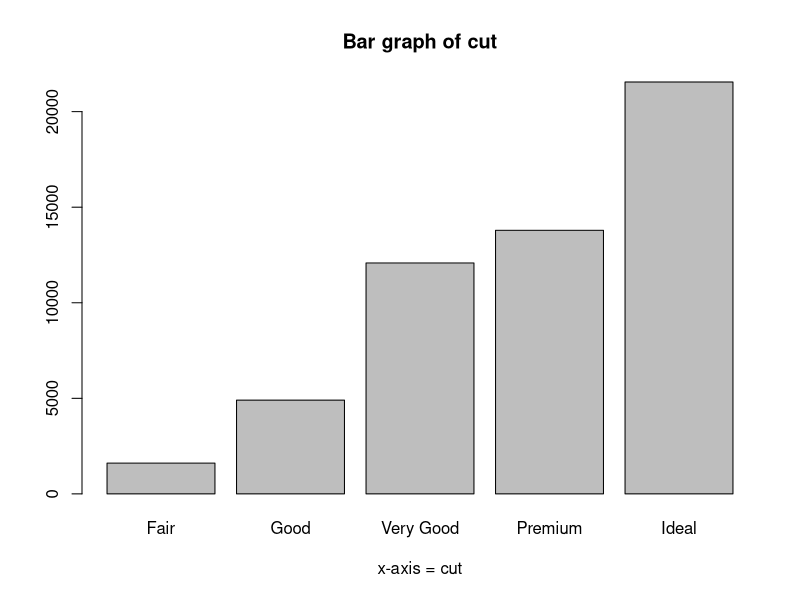
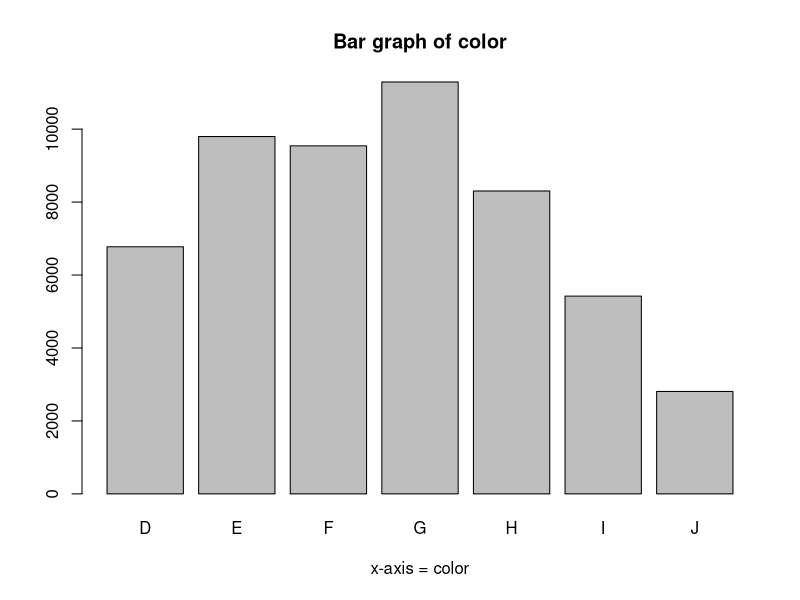
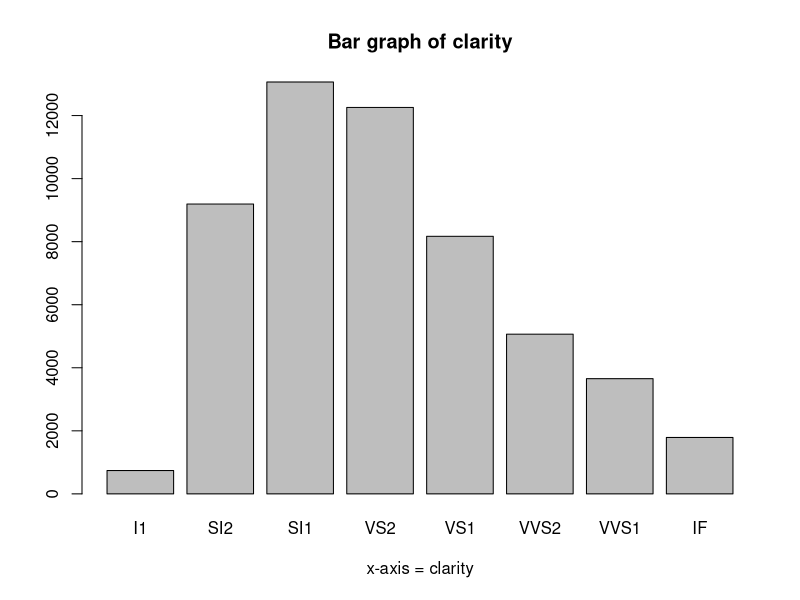

The R source for these figures, in order: (Note: this script raises an error after producing the figures.)
## ---- chunk 1

# First import data frames for diamonds and mtcars
require(ggplot2)
require(grid)
data(diamonds)
data(mtcars)
## ---- chunk 2

names(mtcars) # Shows the names in mtcars.
vs <-  mtcars[,c("vs")] # Pulls and assigns the column vector "vs" from empty cars to variable vs.
lenVs <- length(vs) # Finds the length of vs -- to use for the ratio.
lenOnesVs <- length(vs[vs == 1]) # Finds the length of the amount of 1's in vs. 
ratio1 <- lenOnesVs/lenVs # Finds ratio of 1's.
ratio0 <- (lenVs - lenOnesVs)/lenVs # Finds ratio of 0's.

# To extend the ratio to diamonds.
rowsDia <- nrow(diamonds) # Gives the number of rows in diamonds.
ratio1Dia <- round(ratio1*rowsDia) # Gives the ratio of rounded number of 1's that should be in diamonds.
ratio0Dia <- round(ratio0*rowsDia) # Gives the ratio of rounded number of 0's that should be in diamonds.

# Making logical vectors:
ones <- as.logical(rep(c(1), ratio1Dia)) # Creates a vector of 1's of size ratio1Dia; as.logical function converts the 1's to logical = True.
zeros <- as.logical(rep(c(0), ratio0Dia)) # Creates a vector of 0's of size ratio0Dia; as.logical function converts the 0's to logical = False.

# Create new logical column to add to diamonds df: 
newCol <- c(ones, zeros) # Creates the new column vector from the logical vectors: "ones" & "zeros"
diamonds$logicalCol <- newCol # Adds newCol to diamonds df.
# str(diamonds)

## ---- chunk 3
df <- diamonds # Assigns the variable df to the diamonds data frame. To use this code in general on any data frame, replace "diamonds" with the name of another data frame.

logic <- sapply(df, is.logical) # Built in sapply function applies a function over a list or a vector. Here we use sappply to apply the function 'is.logical' over the data frame. The function is.logical is a built in function that checks if a value is a logical.

fact <- sapply(df, is.factor) # Built in sapply function applies a function over a list or a vector. Here we use sappply to apply the function 'is.factor' over the data frame. The function is.factor is a built in function that checks if a value is a factor.

dfLogic <- df[ , logic] # Pulls all columns from data frame that are logical.
dfFact <- df [ , fact] # Pulls all columns from data frame that are factor.

## ---- chunk 4
# Plotting gray bar graph for factors:
# For loop created to iterate through all columns from dfFact in #2 and will output gray bar graphs. 
for (i in 1:length(dfFact)){
  factorPlot <- plot(dfFact[i], main = paste("Bar graph of", names(dfFact[i])), xlab = paste("x-axis =", names(dfFact[i]))) # Using the paste function to have the appropriate title & xlab names for graphs generated in for loop.
  print(factorPlot)
  
}

# Plotting gray bargraph for logical:
# plot(dfLogic,1:length(dfLogic), col="gray") # 1:length(dfLogic) defines values along the x-axis. This plot, however, doesn't make too much sense. It is showing for which values of the index are 0 and which values of the index are 1. Since the locical column was created as an extension of the ratio in mtcars, the logical column isn't qualifying any particular characteristic of that given index since the ratio was assigned arbitrarily.

# Rather, I think it is more logical to view the logical column as a histogram. This will show the frequency of True and False in the data frame. 
colors <- c("gray") # Assigns gray to the color vector to be used in the hist plot. 
logicGraph <- hist(as.numeric(dfLogic), col=colors, main = "Histogram of Logical Data", xlab = "False = 0, True = 1") # Hist takes in numeric values, so using as.numeric to convert dfLogic.

print(logicGraph)

## ---- chunk 5
# Frequency table for categorical data:
freqFact <- list() # Initializes empty list

# For loop to iterate through all values in dfFact and will append to freqFact.
for (i in 1:length(dfFact)){
  freqFact[[i]] <- table(dfFact[i]) # The table function is used to find the count of the frequency of occurrences.
}

# Frequency table for logical data:
freqLogic <- list(table(dfLogic)) # Creates a list with the frequency table of dfLogic.

# Combining the frequency tables of the factors and logical into one list:
freqList <- list(freqFact, freqLogic)

print(freqList)

